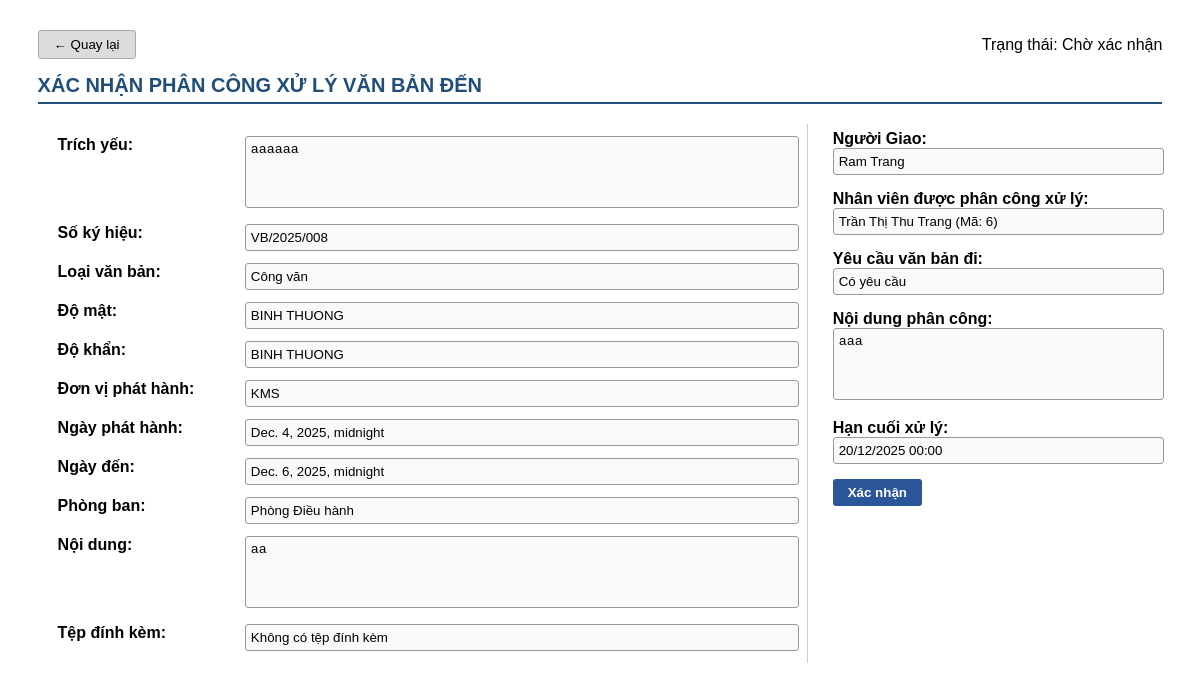
Page /vanbanden/xacnhan/8/ (signed in) on the earlier database version.
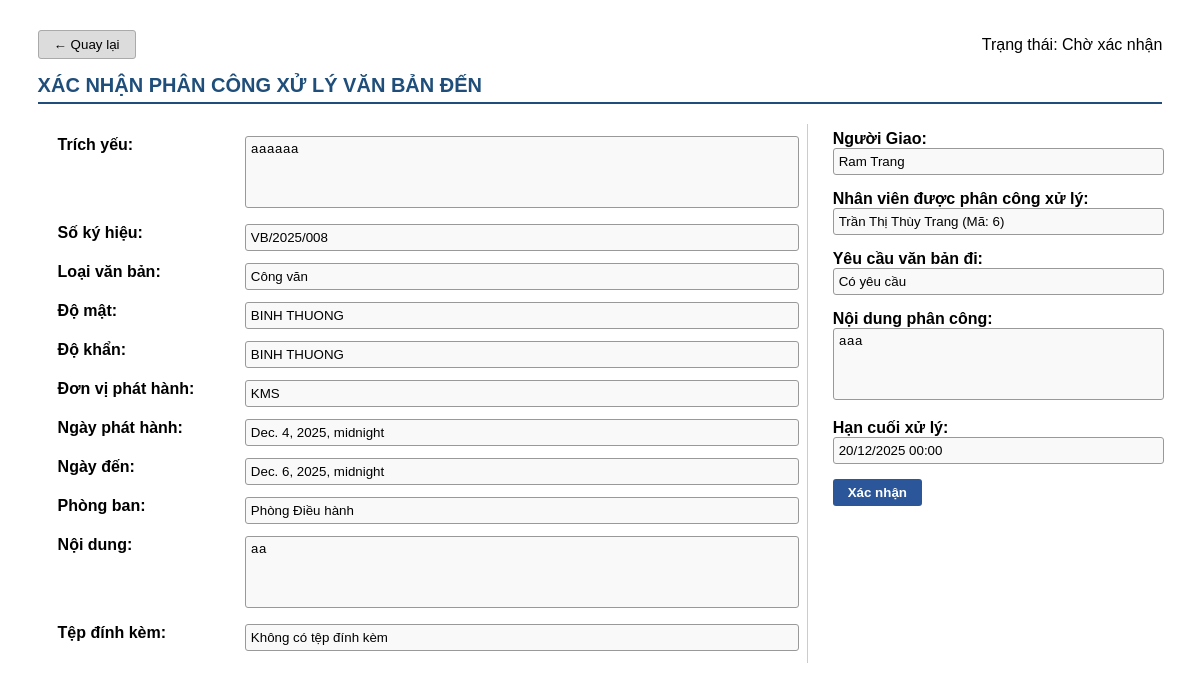
Same page on the later database version.
### QLVB/models.py (models this page shows, shortened)
class PhanCongCongViec(models.Model):
   TieuDe = models.CharField("Tiêu đề", max_length=100)
   MoTa = models.TextField("Mô tả", max_length=500)
   NgayTao = models.DateTimeField(auto_now_add=True)
   HanChot = models.DateTimeField("Hạn chót")
   NguoiGiao = models.ForeignKey(settings.AUTH_USER_MODEL, on_delete=models.CASCADE, related_name='cv_giao', verbose_name="Người giao")
   NguoiNhan = models.ForeignKey(settings.AUTH_USER_MODEL, on_delete=models.CASCADE, related_name='cv_nhan', verbose_name="Người nhận")
   VanBanDen = models.ForeignKey(VanBanDen, on_delete=models.CASCADE, null=True, blank=True)
   VanBanDi = models.ForeignKey(VanBanDi, on_delete=models.CASCADE, null=True, blank=True)
   TrangThai = models.CharField(
       max_length=50,
       choices=TrangThaiCongViec.choices,
       default=TrangThaiCongViec.CHO_XET_DUYET
   )
   class TrangThai(models.TextChoices):
       CHO_XET_DUYET = "Chờ xét duyệt", "CHỜ XÉT DUYỆT"
       BI_TU_CHOI = "Bị từ chối", "BỊ TỪ CHỐI"
       CHO_PHAN_CONG = "Chờ phân công", "CHỜ PHÂN CÔNG"
       CHO_XAC_NHAN = "Chờ xác nhận", "CHỜ XÁC NHẬN"
       DANG_XU_LY = "Đang xử lý", "ĐANG XỬ LÝ"
       HOAN_THANH = "Hoàn thành", "HOÀN THÀNH"
       CHO_BAN_HANH = "Chờ ban hành", "CHỜ BAN HÀN"
       DA_BAN_HANH = "Đã ban hành", "ĐÃ BAN HÀNH"
   TrangThai = models.CharField(max_length=50, choices=TrangThai.choices, default=TrangThai.CHO_XET_DUYET)

### accounts/models.py (models this page shows, shortened)
class User(AbstractUser):
    ho_ten = models.CharField("Họ tên", max_length=100, blank=True, null=True)
    sdt = models.CharField("Số điện thoại", max_length=15, blank=True, null=True)
    email = models.EmailField("Email", unique=True, blank=True, default='')
    VAITRO_CHOICES = [
        ('NV', 'Nhân Viên'), ('QL', 'Quản Lý'),
        ('VT', 'Văn Thư'), ('TP', 'Trưởng Phòng'),
    ]
    vai_tro = models.CharField("Vai trò", max_length=2, choices=VAITRO_CHOICES, blank=True, null=True)
    ma_phong_ban = models.ForeignKey(
        'QLVB.PhongBan',  # ← Đổi thành chuỗi 'app_label.ModelName'
        on_delete=models.SET_NULL,
        null=True,
        blank=True,
        related_name='nhan_viens',
        verbose_name="Phòng ban"
    )
    class Meta:
        verbose_name = "Nhân viên"
        verbose_name_plural = "Nhân viên"  # đã bỏ dấu chấm thừa

### QLVB/views.py (the view, shortened to what this page needs)
# urls.py: path('vanbanden/xacnhan/<int:vb_id>/', views.xac_nhan_phan_cong_vbden, name='xac_nhan_phan_cong_vbden'),
@login_required
@permission_required('QLVB.capnhat_trangthai_cv_vbden', raise_exception=True)
def xac_nhan_phan_cong_vbden(request, vb_id):
    vb = get_object_or_404(VanBanDen, id=vb_id)
    nhanvien = request.user
    phan_cong = PhanCongCongViec.objects.filter(
        VanBanDen=vb,
        NguoiNhan=nhanvien
    ).order_by("-NgayTao").first()
    context = {
        "vb": vb,
        "nhanvien": nhanvien,
        "phan_cong": phan_cong,
    }
    return render(
        request,
        "vanbanden/xacnhan_phancong_vbden.html",
        context
    )

### QLVB/views.py (called while the page is built)
def global_notifications(request):
    now = timezone.now()
    start_of_week = now - timedelta(days=now.weekday())
    today_notifications = ThongBao.objects.filter(NgayTao__date=now.date())
    week_notifications = ThongBao.objects.filter(NgayTao__gte=start_of_week, NgayTao__lt=now.date())
    old_notifications = ThongBao.objects.filter(NgayTao__lt=start_of_week)
    notification_count = ThongBao.objects.count()
    return {
        'today_notifications': today_notifications,
        'week_notifications': week_notifications,
        'old_notifications': old_notifications,
        'notification_count': notification_count
    }

### QLVB/templates/vanbanden/xacnhan_phancong_vbden.html (shortened to what the changed rows need)
{% extends "base_toast.html" %}
{% load static %}
{% block content %}
<div class="container">
    <form method="post">
        <table style="width:100%;">
            <tr>
                <td class="right-panel">
                    {% if phan_cong %}
                    <div class="info-box">
                        <label>Nhân viên được phân công xử lý:</label>
                        <input type="text" readonly
                               value="{{ phan_cong.NguoiNhan.ho_ten|default:phan_cong.NguoiNhan.username }} (Mã: {{ phan_cong.NguoiNhan.id }})">
                    </div>
                    {% else %}
                    <div class="info-box">
                        <label>Nhân viên được phân công xử lý:</label>
                        <input type="text" readonly value="Chưa có phân công">
                    </div>
                    {% endif %}
                    <div class="info-box">
                        <label>Nội dung phân công:</label>
                        <textarea readonly>{{ phan_cong.MoTa }}</textarea>
                    </div>
                    <div class="info-box">
                        <label>Hạn cuối xử lý:</label>
                        <input type="text" readonly value="{{ phan_cong.HanChot|date:'d/m/Y H:i' }}">
                    </div>
                </td>
            </tr>
        </table>
    </form>
</div>
{% endblock %}

Differences in the rows shown:
changed through a linked row, PhanCongCongViec "aaa": NguoiNhan.ho_ten "Trần Thị Thu Trang (Mã: 6)" → "Trần Thị Thùy Trang (Mã: 6)"
